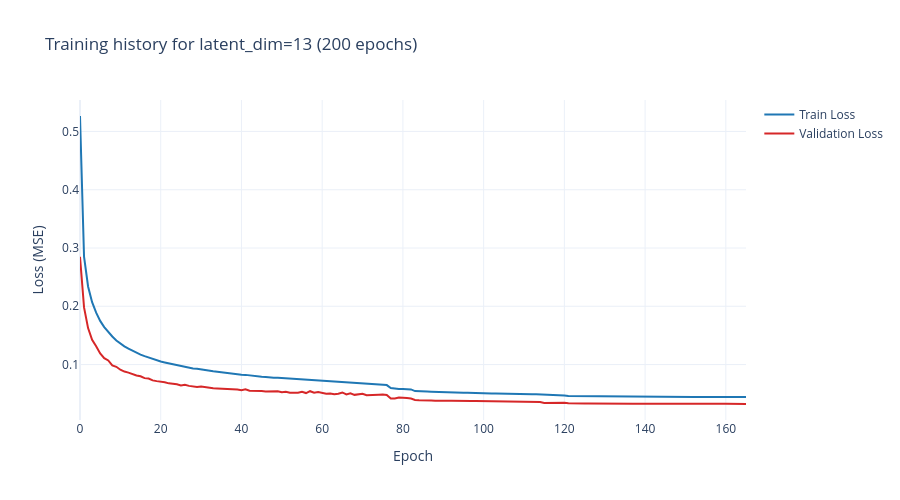

Write notebook code for a chart like this one.
### Code cell
if best_dim == best_run['latent_dim']:
    print("(Skipping training plot—using pre-trained model from sweep)")
else:
    fig = go.Figure()

    fig.add_trace(go.Scatter(
        y=history_pretrain.history['loss'],
        mode='lines',
        name='Train Loss',
        line=dict(color='#1f77b4', width=2)
    ))

    fig.add_trace(go.Scatter(
        y=history_pretrain.history['val_loss'],
        mode='lines',
        name='Validation Loss',
        line=dict(color='#d62728', width=2)
    ))

    fig.update_layout(
        title=f'Training history for latent_dim={best_dim} (200 epochs)',
        xaxis_title='Epoch',
        yaxis_title='Loss (MSE)',
        template='plotly_white',
        height=500,
        width=900,
        hovermode='x unified'
    )

    fig.show()

### Figure 1 — Plotly figure (JSON) as saved in the notebook; plotly's stock layout.template omitted (floating-point values rounded to 4 significant figures; data arrays with more than 128 entries replaced by an {"elided": "..."} marker saying what was removed)
{"data": [{"line": {"color": "#1f77b4", "width": 2}, "mode": "lines", "name": "Train Loss", "type": "scatter", "y": {"elided": "166 float values"}}, {"line": {"color": "#d62728", "width": 2}, "mode": "lines", "name": "Validation Loss", "type": "scatter", "y": {"elided": "166 float values"}}], "layout": {"height": 500, "hovermode": "x unified", "title": {"text": "Training history for latent_dim=13 (200 epochs)"}, "width": 900, "xaxis": {"title": {"text": "Epoch"}}, "yaxis": {"title": {"text": "Loss (MSE)"}}}}
